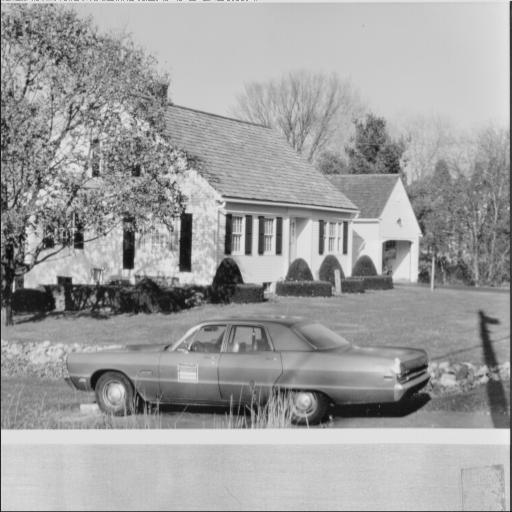
//> input picture histogramEsitle/1.jpg, 512 x 512 px
$ ./histogramEsitlemeMulti 1.jpg 3   (built with g++ and OpenCV 4)
//> lines starting //> are read from the running program, lines starting //| are printed output that depends on the picture; after the words box and inside, x2 and y2 are one past the last pixel; in counts of white or black regions, pixels touching at a corner belong together
#include "opencv2/imgcodecs.hpp"
#include "opencv2/opencv.hpp"
#include "opencv2/imgproc/imgproc.hpp"
#include "opencv2/imgproc/imgproc_c.h"
#include <iostream>
#include <pthread.h>
#include <ctime>
#include <iomanip>
#include <stdexcept>

// 8 bitlik görüntünün renk derinliği tanımlaması yapılmıştır.
#define DEPTH 256

//namespace tanımlamaları
using namespace std;
using namespace cv;


//Görselle ilgili ilk işlemler ve görseli ekrana verme için sınıf tanımlanmıştır.
//Histogram initalize etme ve hesaplaması için yardımcı fonksiyonlar bu sınıf içindedir.
class Image {
private:
	//İşlem yapılan görseller ve histogramları için mat tipinden tanımlamalar yapıldı.
	cv::Mat original, output, histGraph, histGraphOutput;
	//histogram derinliğinden dizi boyutu belirlendi
	double histogram[DEPTH];

	//dizinin bütün değerleri 0'la dolduruldu
	void initializeHist() {
		for(int i=0; i<DEPTH; i++)
			histogram[i] = 0;
	}

	//verilen görselin satır ve sütununda gezildi ve histogram dizine atama yapıldı
	void histHesapla() {
		for(int i=0; i<original.cols; i++)
			for(int j=0; j<original.rows; j++)
				histogram[original.at<uchar>(i, j)]++;
	}

	//renkler üzerinde oynama yapıldı ve ilgili dizi indexine tekrar atama yapıldı.
	void histogramEsitleHesapla() {
		int toplam = original.rows * original.cols;

		for(int i=1; i<DEPTH; i++)
			histogram[i] = histogram[i-1] + histogram[i];

		for(int i=0; i<DEPTH; i++) {
			histogram[i] = (histogram[i] / toplam) * (DEPTH - 1);
			histogram[i] = (int) (histogram[i] + (0.5));
		}
	}

		//ilgili görseli ekranda göstermek için fonksiyon
		void display(Mat &image, string title) {
		namedWindow(title, WINDOW_AUTOSIZE);
		imshow(title, image);

	}

	//histogram grafiği çizmek için fonksiyon

	cv::Mat calculateHistogramImage(const Mat &img){
    // histogram hesapla
    int histSize = 256;
    float range[] = {0, 255};
    const float* histRange = {range};
    Mat histogramImage;
    cv::calcHist(&img, 1, 0, Mat(), histogramImage, 1, &histSize, &histRange);

    // yeni görsel oluştur
    Mat drawHistogram(256, 256, CV_8UC1, Scalar(255));
    float max = 0;
    for(int i=0; i<histSize; i++){
        if( max < histogramImage.at<float>(i))
            max = histogramImage.at<float>(i);
    }
		//grafiğin pencere üst sınırına ulaşmaması içi ölçeklendirme işlemi
    float scale = (0.95*256)/max;
    for(int i=0; i<histSize; i++){
        int intensity = static_cast<int>(histogramImage.at<float>(i)*scale);
        cv::line(drawHistogram,Point(i,255),Point(i,255-intensity),Scalar(0));
    }
    return drawHistogram;

}


	//constructor tanımlamaları
public:
	~Image();
	Image(string);
	void histogramEsitle(int);
	friend void *histogramEsitleThread(void *);

};


//multithread için parçalanmış görselin sınırlarını belirleyen sınıf
class GorselSinirlari {
private:
	int basla;
	int bitir;
	Image *img;

//constructor ve yaratılacak nesnein bu sınıfın elemanlarına erişmesi için friend constructor
public:
	GorselSinirlari(int Basla, int Bitir, Image *Img) {
		basla = Basla;
		bitir  = Bitir;
		img = Img;
	}
	friend void *histogramEsitleThread(void*);
};


//her bir bölünmüş parça için eşitleme yapan fonksiyon
void *histogramEsitleThread(void *sinirlar) {

	//bölünmüş parçalara erişmek için ilgili sınıftan nesne yaratılmıştır.
	GorselSinirlari *s = static_cast<GorselSinirlari *>(sinirlar);

	//histogram eşitleme işlemini yapan döngüler
	for(int i=0; i<s->img->output.cols; i++)
		for(int j=s->basla; j<s->bitir; j++)
			s->img->output.at<uchar>(i, j) = s->img->histogram[s->img->original.at<uchar>(i, j)];
	return sinirlar;
}


//Görseli açmak ve gerekli işlemleri yapmak için tanımlanmış fonksiyon
Image :: Image(string filename) {
//> called with filename = "1.jpg"
	original = imread(filename, IMREAD_GRAYSCALE);
//> original is the input picture: 512 rows x 512 cols, CV_8UC1; min 5, max 247, mean 159.3

	if(!original.data) throw invalid_argument("Dosya okunamadı veya bulunamadı.");

	//histogram dizisi 0 değerleriyle doldurulur
	initializeHist();

	//elde edilecek görüntü için mat tipinden değişken tanımlanır
	output = Mat(original.rows, original.cols, CV_8UC1, Scalar::all(0));

	// orijinal görüntü ve histogram değeri için ekranda gösterme fonksiyonları çağrılır.
	display(original, "İlk Hali");

	histGraph = calculateHistogramImage(original);
//> in calculateHistogramImage, `cv::calcHist(&img, 1, 0, Mat(), histogramImage, 1, &histSize, &histRan..`: histogramImage = 256 values, max 8145 at index 198, min 0 at index 0, mean 1024
//> the loop in calculateHistogramImage, `for(int i=0; i<histSize; i++)` made 256 passes
//> max on passes 6, 10, 12, 14, 15, 16, 17, 18, 19, 20, 21, 22: 2, 3, 11, 14, 18, 27, 54, 60, 101, 145, 172, 246
//> after the loop in calculateHistogramImage, `for(int i=0; i<histSize; i++)`: max = 8145
//> in calculateHistogramImage, `float scale = (0.95*256)/max;`: scale = 0.0299
//> the loop in calculateHistogramImage, `for(int i=0; i<histSize; i++)` made 256 passes
//> intensity on passes 1 to 3: 0, 0, 0
//> after the loop in calculateHistogramImage, `for(int i=0; i<histSize; i++)`:
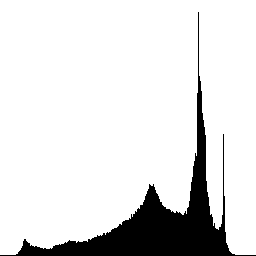
//> drawHistogram: 256 rows x 256 cols, CV_8UC1; 87.8% white; 1 black region, box (x1, y1, x2, y2) and area: (0, 12, 256, 256) 7972
	display(histGraph, "İlk Histogram Hali");
}
//tahsis edilen alanı temizlemek için destructor çağrılır
Image :: ~Image() {
	waitKey(0); //ekrandaki görselleri bir tuşa basılana kadar gösterir
}


void Image :: histogramEsitle(int threadSayisi) {
	//histogram hesaplama fonksiyonu çağrılır
	histHesapla();
//> after the loop in histHesapla, `for(int i=0; i<original.cols; i++)`: histogram has the same summary as histogramImage in calculateHistogramImage

	//histogram eşitleme hesaplaması fonksiyonu çağrılır
	histogramEsitleHesapla();
//> after the loop in histogramEsitleHesapla, `for(int i=1; i<DEPTH; i++)`: histogram = 256 values from 0 to 262144
//> after the loop in histogramEsitleHesapla, `for(int i=0; i<DEPTH; i++)`: histogram = 256 values from 0 to 255

	//thread sayısına göre resmin kaç parçaya bölüneceğini ve bölünen parçalara başlangıç ve bitiş değeri ataması yapan kod parçası
	if(original.cols < threadSayisi)
		threadSayisi = original.cols;

	pthread_t Thread[threadSayisi]; //elle girilecek thread sayısı bu diziye atanır

	//adım sayısını hesaplama
	int adimSayisi = original.cols / threadSayisi;
//> adimSayisi = 170
	int basla, bitir;

	cout << "\n\nGörsel Boyutu:\nYükseklik = " << original.rows << endl;
//| Görsel Boyutu:
//| Yükseklik = 512
	cout << "Genişlik = " << original.cols << endl << endl;
//| Genişlik = 512

	clock_t baslangicZamani = clock();
	for(int i=0; i<threadSayisi; i++) {
		basla = (i * adimSayisi);

		if(i == threadSayisi)
		bitir = original.cols;
		else bitir = basla + adimSayisi;

		cout << "Thread numarası: " << i << "\tBaslangıç Pikseli = " << basla << "\t Bitiş Pikseli = " << bitir << endl;

		// görselin bölündüğü parçalar için elle girilen thread sayısı kadar thread yaratılır.
		pthread_create(&Thread[i], NULL, histogramEsitleThread, (new GorselSinirlari(basla, bitir, this)));
	}

	//yaratılan threadler join ile bağlanır
	for(int i=0; i<threadSayisi; i++)
		pthread_join(Thread[i], NULL);
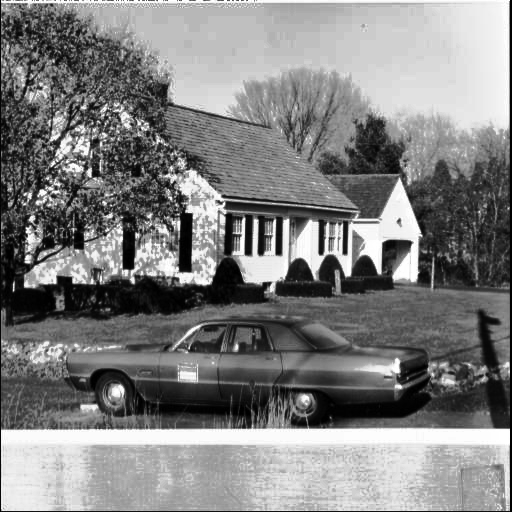
//> output: 512 rows x 512 cols, CV_8UC1; min 0, max 255, mean 128.6

	//çalışma süresini gösteren kod
	cout << fixed << setprecision(11);
	cout << "\nÇalışma Süresi: " << (double( clock() - baslangicZamani ) / (double)CLOCKS_PER_SEC) / 1000 << " saniye." << endl;


	//tüm işlemler sonucu oluşan görüntüler ekrana verilir.
	display(output, "Histogram Eşitlenmiş Görüntü");

	histGraphOutput = calculateHistogramImage(output);
//> in calculateHistogramImage (call 2), `cv::calcHist(&img, 1, 0, Mat(), histogramImage, 1, &histSize, &histRan..`: histogramImage = 256 values, max 8144 at index 191, min 0 at index 53, mean 1021.7
//> the loop in calculateHistogramImage (call 2), `for(int i=0; i<histSize; i++)` made 256 passes
//> max on passes 1, 40, 45, 83, 85, 87, 89, 91, 93, 164, 166, 169: 1469, 1561, 1844, 1861, 1999, 2060, 2156, 2226, 2410, 2469, 2633, 3012
//> after the loop in calculateHistogramImage (call 2), `for(int i=0; i<histSize; i++)`: max = 8144
//> the loop in calculateHistogramImage (call 2), `for(int i=0; i<histSize; i++)` made 256 passes
//> intensity on passes 1 to 3: 43, 21, 31
//> after the loop in calculateHistogramImage (call 2), `for(int i=0; i<histSize; i++)`:
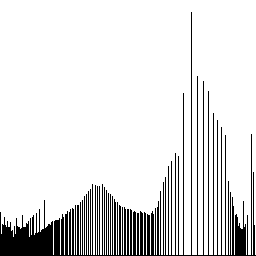
//> drawHistogram: 256 rows x 256 cols, CV_8UC1; 87.8% white; 1 black region, box (x1, y1, x2, y2) and area: (0, 12, 256, 256) 7993
	display(histGraphOutput, "Son Histogram Hali");
}


int main(int argc, char *argv[]) {


	if(argc != 3) {
		cout << "Eksik veya fazla argüman girildi." << endl;
	} else {
		try {
			//image sınıfına görsel argüman olarak verilir.
			Image image(argv[1]);
			//atoi -> string to int dönüşümü
			//thread sayısı fonksiyona geçilir.
			image.histogramEsitle(atoi(argv[2]));
		} catch(invalid_argument e) {
			cout << "\n\nHatalı argüman : " << e.what() << endl << endl;
		}
	}
	return 0;
}

$ run again, on histogramEsitle/3.jpg
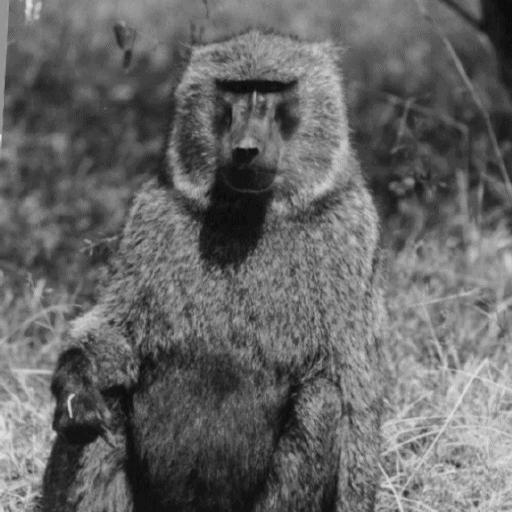
//> input picture histogramEsitle/3.jpg, 512 x 512 px
//> in Image, original is the input picture: 512 rows x 512 cols, CV_8UC1; min 5, max 231, mean 101.8
//> histogramImage = 256 values, max 3137 at index 85, min 0 at index 0, mean 1024
//> the loop in calculateHistogramImage, `for(int i=0; i<histSize; i++)` made 256 passes
//> max on passes 6, 9, 10, 11, 12, 13, 14, 15: 1, 6, 14, 34, 76, 196, 211, 291
//> after the loop in calculateHistogramImage, `for(int i=0; i<histSize; i++)`: max = 3137
//> scale = 0.0775
//> the loop in calculateHistogramImage, `for(int i=0; i<histSize; i++)` made 256 passes
//> intensity on passes 1 to 3: 0, 0, 0
//> after the loop in calculateHistogramImage, `for(int i=0; i<histSize; i++)`:
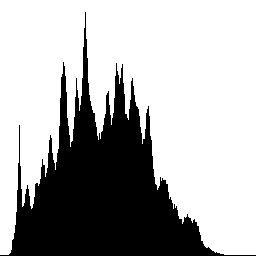
//> drawHistogram: 256 rows x 256 cols, CV_8UC1; 68.8% white; 1 black region, box (x1, y1, x2, y2) and area: (0, 12, 256, 256) 20470
//> after the loop in histHesapla, `for(int i=0; i<original.cols; i++)`: histogram has the same summary as histogramImage in calculateHistogramImage
//> after the loop in histogramEsitleHesapla, `for(int i=1; i<DEPTH; i++)`: histogram = 256 values from 0 to 262144
//> after the loop in histogramEsitleHesapla, `for(int i=0; i<DEPTH; i++)`: histogram = 256 values from 0 to 255
//| Görsel Boyutu:
//| Yükseklik = 512
//| Genişlik = 512
//> histogramImage = 256 values, max 3135 at index 98, min 0 at index 29, mean 1022
//> the loop in calculateHistogramImage (call 2), `for(int i=0; i<histSize; i++)` made 256 passes
//> max on passes 1, 6, 48, 51, 53, 55, 93, 96: 1312, 1681, 2029, 2293, 2337, 2488, 2687, 2933
//> after the loop in calculateHistogramImage (call 2), `for(int i=0; i<histSize; i++)`: max = 3135
//> scale = 0.0776
//> the loop in calculateHistogramImage (call 2), `for(int i=0; i<histSize; i++)` made 256 passes
//> intensity on passes 1 to 3: 101, 66, 41
//> after the loop in calculateHistogramImage (call 2), `for(int i=0; i<histSize; i++)`:
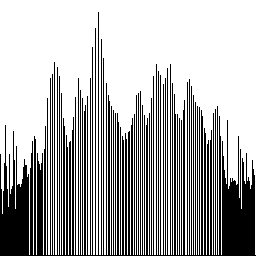
//> drawHistogram: 256 rows x 256 cols, CV_8UC1; 68.8% white; 1 black region, box (x1, y1, x2, y2) and area: (0, 12, 256, 256) 20470

$ run again, on histogramEsitle/4.jpg
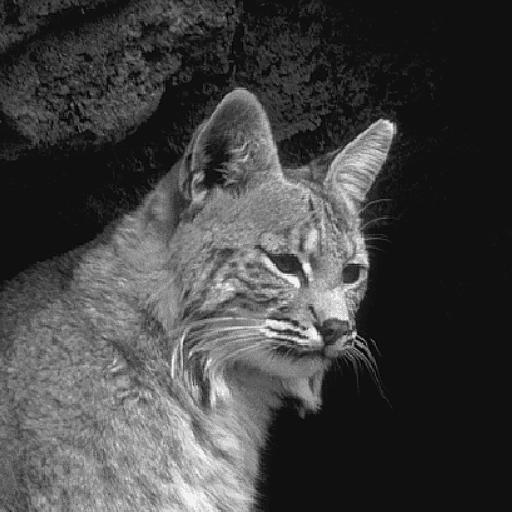
//> input picture histogramEsitle/4.jpg, 512 x 512 px
//> in Image, original is the input picture: 512 rows x 512 cols, CV_8UC1; min 0, max 255, mean 66.9
//> histogramImage = 256 values, max 84222 at index 16, min 0 at index 255, mean 1024
//> the loop in calculateHistogramImage, `for(int i=0; i<histSize; i++)` made 256 passes
//> max on passes 1, 4, 5, 6, 7, 8, 9, 10: 49, 55, 72, 74, 99, 118, 192, 237
//> after the loop in calculateHistogramImage, `for(int i=0; i<histSize; i++)`: max = 84222
//> scale = 0.00289
//> the loop in calculateHistogramImage, `for(int i=0; i<histSize; i++)` made 256 passes
//> intensity on passes 1 to 3: 0, 0, 0
//> after the loop in histHesapla, `for(int i=0; i<original.cols; i++)`: histogram = 256 values, max 84222 at index 16, min 3 at index 254, mean 1024
//> after the loop in histogramEsitleHesapla, `for(int i=1; i<DEPTH; i++)`: histogram = 256 values from 49 to 262144
//> after the loop in histogramEsitleHesapla, `for(int i=0; i<DEPTH; i++)`: histogram = 256 values from 0 to 255
//| Görsel Boyutu:
//| Yükseklik = 512
//| Genişlik = 512
//> after the loop in histogramEsitle, `for(int i=0; i<threadSayisi; i++)`:
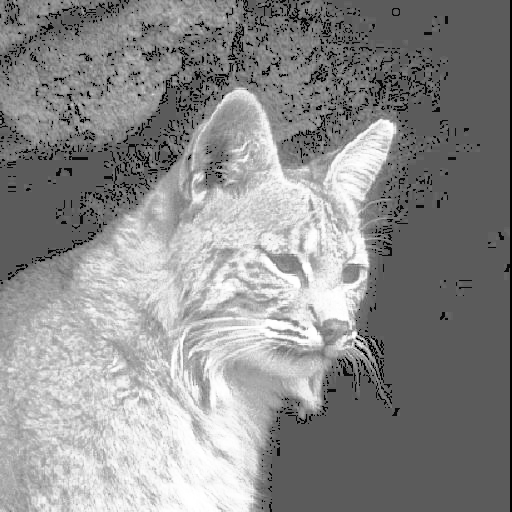
//> output: 512 rows x 512 cols, CV_8UC1; min 0, max 255, mean 140.7
//> histogramImage = 256 values, max 83232 at index 91, min 0 at index 3, mean 1022
//> the loop in calculateHistogramImage (call 2), `for(int i=0; i<histSize; i++)` made 256 passes
//> max on passes 1, 6, 10, 92: 1436, 1862, 3751, 83232
//> after the loop in calculateHistogramImage (call 2), `for(int i=0; i<histSize; i++)`: max = 83232
//> scale = 0.00292
//> the loop in calculateHistogramImage (call 2), `for(int i=0; i<histSize; i++)` made 256 passes
//> intensity on passes 1 to 3: 4, 2, 3
//> after the loop in calculateHistogramImage (call 2), `for(int i=0; i<histSize; i++)`:
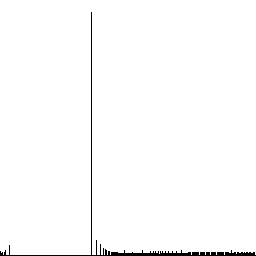
//> drawHistogram: 256 rows x 256 cols, CV_8UC1; 98.6% white; 1 black region, box (x1, y1, x2, y2) and area: (0, 12, 256, 256) 940

$ run again, on histogramEsitle/7.jpg
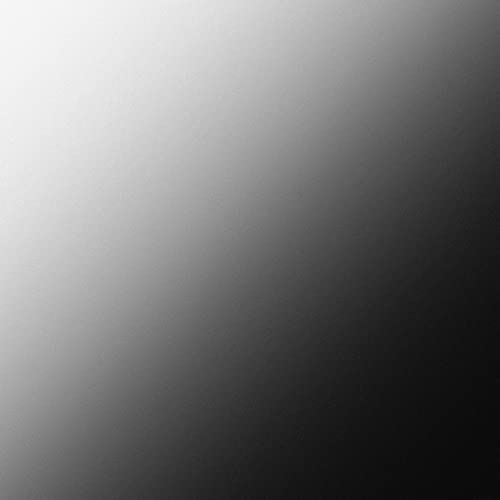
//> input picture histogramEsitle/7.jpg, 500 x 500 px
//> in Image, original is the input picture: 500 rows x 500 cols, CV_8UC1; min 10, max 246, mean 116.7
//> histogramImage = 256 values, max 3336 at index 12, min 0 at index 0, mean 976.6
//> the loop in calculateHistogramImage, `for(int i=0; i<histSize; i++)` made 256 passes
//> max on passes 11 to 13: 8, 844, 3336
//> after the loop in calculateHistogramImage, `for(int i=0; i<histSize; i++)`: max = 3336
//> scale = 0.0729
//> the loop in calculateHistogramImage, `for(int i=0; i<histSize; i++)` made 256 passes
//> intensity on passes 1 to 3: 0, 0, 0
//> after the loop in calculateHistogramImage, `for(int i=0; i<histSize; i++)`:
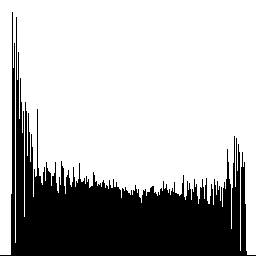
//> drawHistogram: 256 rows x 256 cols, CV_8UC1; 72% white; 1 black region, box (x1, y1, x2, y2) and area: (0, 12, 256, 256) 18368
//> after the loop in histHesapla, `for(int i=0; i<original.cols; i++)`: histogram has the same summary as histogramImage in calculateHistogramImage
//> after the loop in histogramEsitleHesapla, `for(int i=1; i<DEPTH; i++)`: histogram = 256 values from 0 to 250000
//> after the loop in histogramEsitleHesapla, `for(int i=0; i<DEPTH; i++)`: histogram = 256 values from 0 to 255
//| Görsel Boyutu:
//| Yükseklik = 500
//| Genişlik = 500
//> histogramImage = 256 values, max 3242 at index 4, min 0 at index 2, mean 973.6
//> the loop in calculateHistogramImage (call 2), `for(int i=0; i<histSize; i++)` made 256 passes
//> max on passes 1, 5: 1006, 3242
//> after the loop in calculateHistogramImage (call 2), `for(int i=0; i<histSize; i++)`: max = 3242
//> scale = 0.075
//> the loop in calculateHistogramImage (call 2), `for(int i=0; i<histSize; i++)` made 256 passes
//> intensity on passes 1 to 3: 75, 57, 0
//> after the loop in calculateHistogramImage (call 2), `for(int i=0; i<histSize; i++)`:
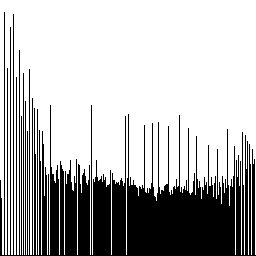
//> drawHistogram: 256 rows x 256 cols, CV_8UC1; 71.2% white; 1 black region, box (x1, y1, x2, y2) and area: (0, 12, 256, 256) 18844
